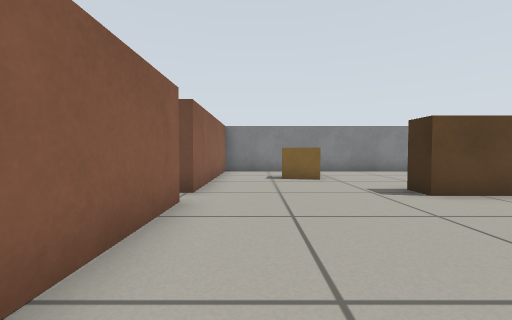
view 1 (above)

19 first-person views from a walk through a Gazebo world. The camera is 0.45 m above the floor, tilts 2° down and sees 90° across. The floor is counted in squares, 0.5 m on a side. Each view is taken from the middle of a square. On the plan, view 1 faces up. The plan holds only what a view shows up to about 10 squares ahead; the rest is blank.

view 2
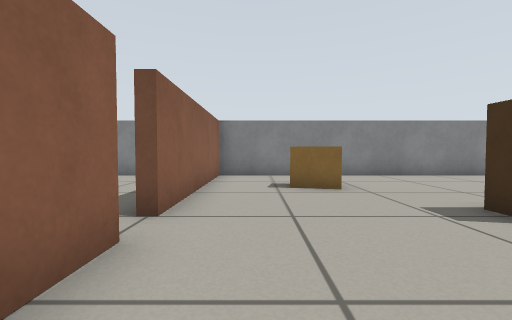

view 3
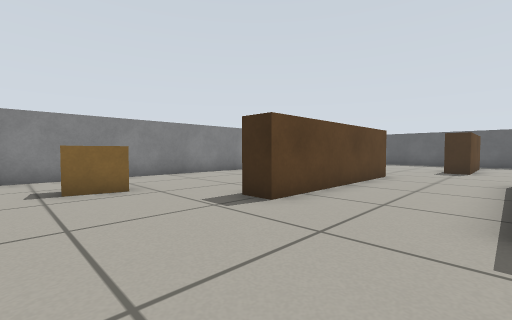

view 4
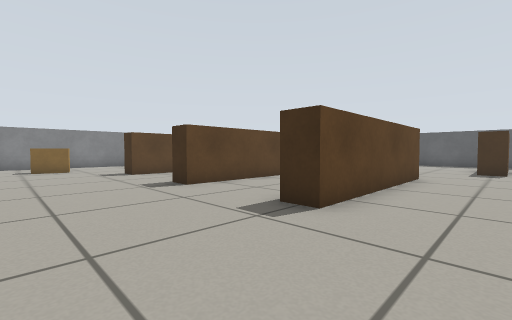

view 5
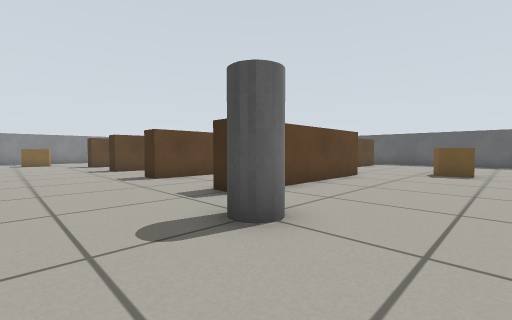

view 6
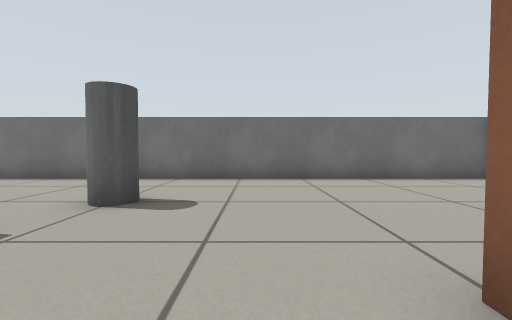

view 7
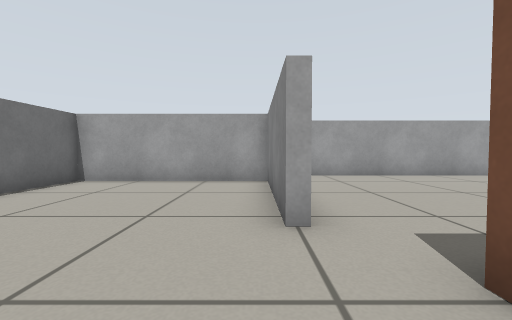

view 8
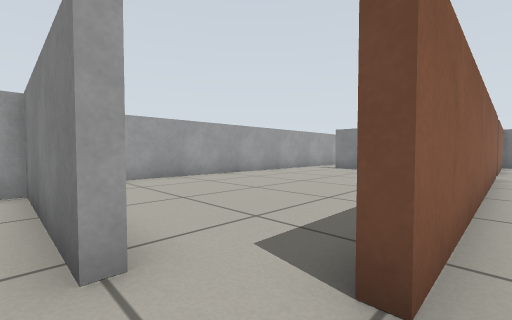

view 9
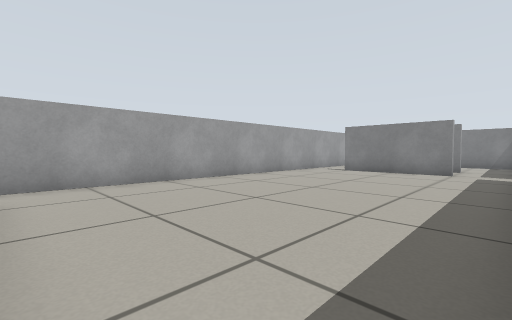

view 10
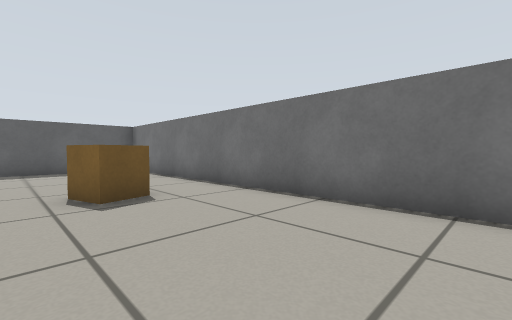

view 11
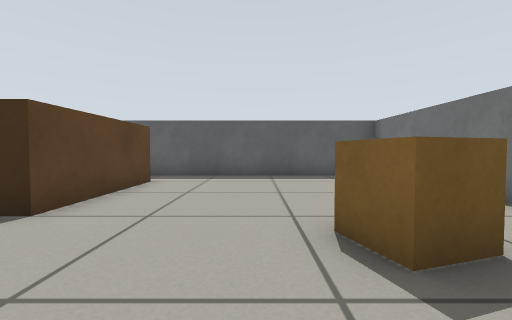

view 12
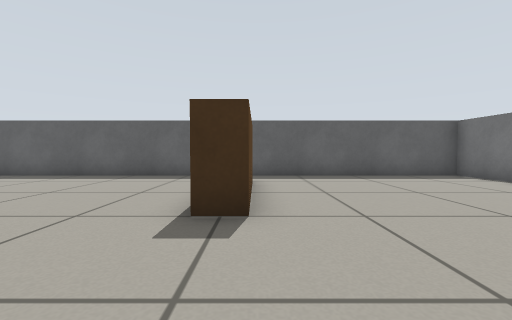

view 13
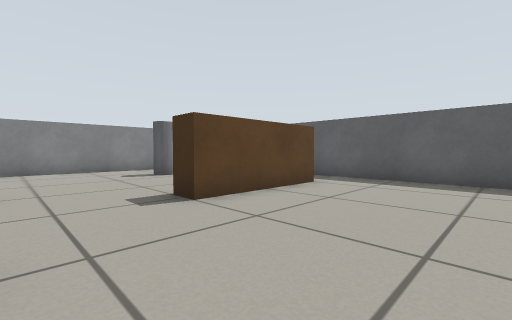

view 14
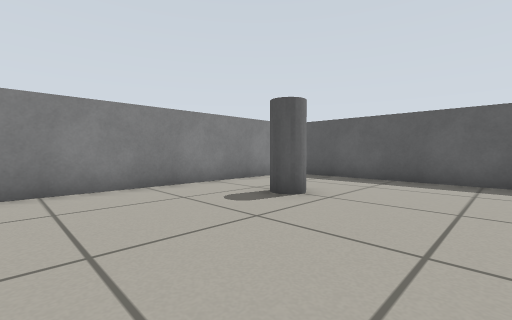

view 15
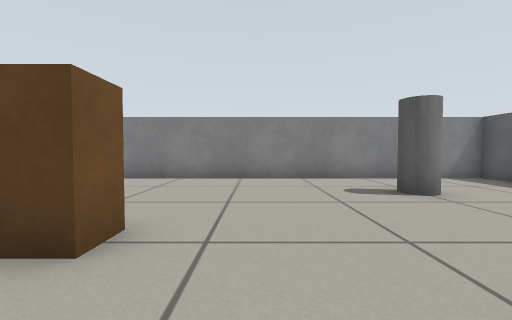

view 16
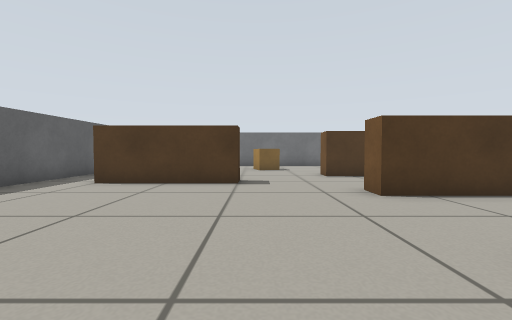

view 17
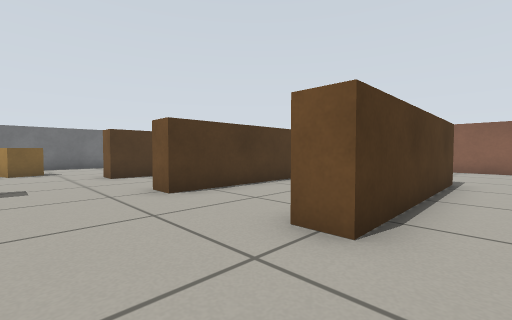

view 18
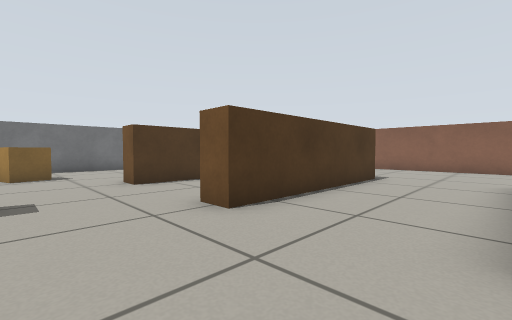

view 19
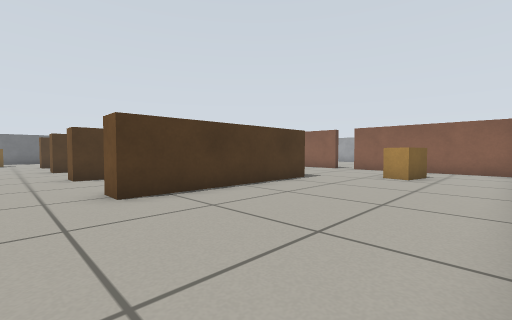

### Floor plan
Points are (right, up) in squares from view 1. A wall is a line through its corners. A room is listed if a view was taken in it or the views show most of it. See-through windows are left out.
Room 1 (views 1, 2, 3, 4, 5, 6, 7, 8, 9, 10, 11, 12, 13, 14, 15, 16, 17, 18, 19)
walls: (3.5, -2.1) (9.5, -2.1) (9.5, -2.9) (3.5, -2.9) (3.5, -2.1); (7.4, 1.1) (3.5, 1.1) (3.5, 1.9) (9.5, 1.9) (9.5, 1); (3.5, 5.1) (3.5, 5.9) (9.5, 5.9) (9.5, 5.1) (3.5, 5.1); (7.4, -6.1) (9.5, -6.1) (9.5, -6.9) (5.1, -6.9); (3.5, -6.6) (3.5, -6); (-1.3, 4.5) (-1.3, -5.5) (-1.8, -5.5); (-3, -6.2) (-3, -6.6) (-7.6, -6.6) (-7.6, -12.4) (3.9, -12.4); (-3.5, 5.8) (-3.5, 5.4) (-4.9, 5.4); (16.6, 3.1) (12.5, 3.1) (12.5, 4); (5.5, -12.4) (18.4, -12.4) (18.4, 11.3) (-1.2, 11.3); (16.5, -4.9) (12.5, -4.9) (12.5, -4.1) (16.5, -4.1); (-9.3, 1.6) (-9.3, -6.1); (-4.4, 11.3) (-5.1, 11.3)
objects: brown box (-2, 6) to (-2, 11); crate (1, 8) to (2, 9); pillar (2, -9) to (3, -8); crate (11, -10) to (12, -9); pillar (14, 8) to (15, 9)

Where each view was taken, in squares from view 1:
view 1: 0 up, 0 right, facing up
view 2: 2 up, 0 right, facing up
view 3: 2 up, 0 right, facing up-right
view 4: 5 down, 0 right, facing up-right
view 5: 11 down, 0 right, facing up-right
view 6: 4 down, 0 right, facing down
view 7: 7 down, 0 right, facing left
view 8: 7 down, 1 left, facing up-left
view 9: 6 down, 2 left, facing up-left
view 10: 8 down, 6 right, facing down-right
view 11: 8 down, 9 right, facing right
view 12: 5 down, 9 right, facing right
view 13: 1 down, 10 right, facing up-right
view 14: 5 up, 10 right, facing up-right
view 15: 3 up, 11 right, facing up
view 16: 3 up, 12 right, facing down
view 17: 3 up, 12 right, facing down-left
view 18: 1 up, 12 right, facing down-left
view 19: 11 up, 11 right, facing down-left
